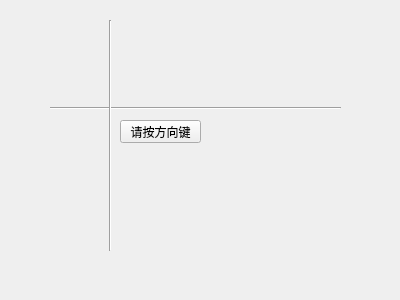
<?xml version="1.0" encoding="UTF-8"?>
<ui version="4.0">
 <class>Widget</class>
 <widget class="QWidget" name="Widget">
  <property name="geometry">
   <rect>
    <x>0</x>
    <y>0</y>
    <width>400</width>
    <height>300</height>
   </rect>
  </property>
  <property name="windowTitle">
   <string>Widget</string>
  </property>
  <widget class="Line" name="line">
   <property name="geometry">
    <rect>
     <x>50</x>
     <y>100</y>
     <width>291</width>
     <height>16</height>
    </rect>
   </property>
   <property name="orientation">
    <enum>Qt::Horizontal</enum>
   </property>
  </widget>
  <widget class="Line" name="line_2">
   <property name="geometry">
    <rect>
     <x>100</x>
     <y>20</y>
     <width>20</width>
     <height>231</height>
    </rect>
   </property>
   <property name="orientation">
    <enum>Qt::Vertical</enum>
   </property>
  </widget>
  <widget class="QPushButton" name="pushButton">
   <property name="geometry">
    <rect>
     <x>120</x>
     <y>120</y>
     <width>81</width>
     <height>23</height>
    </rect>
   </property>
   <property name="text">
    <string>请按方向键</string>
   </property>
  </widget>
 </widget>
 <layoutdefault spacing="6" margin="11"/>
 <resources/>
 <connections/>
</ui>
